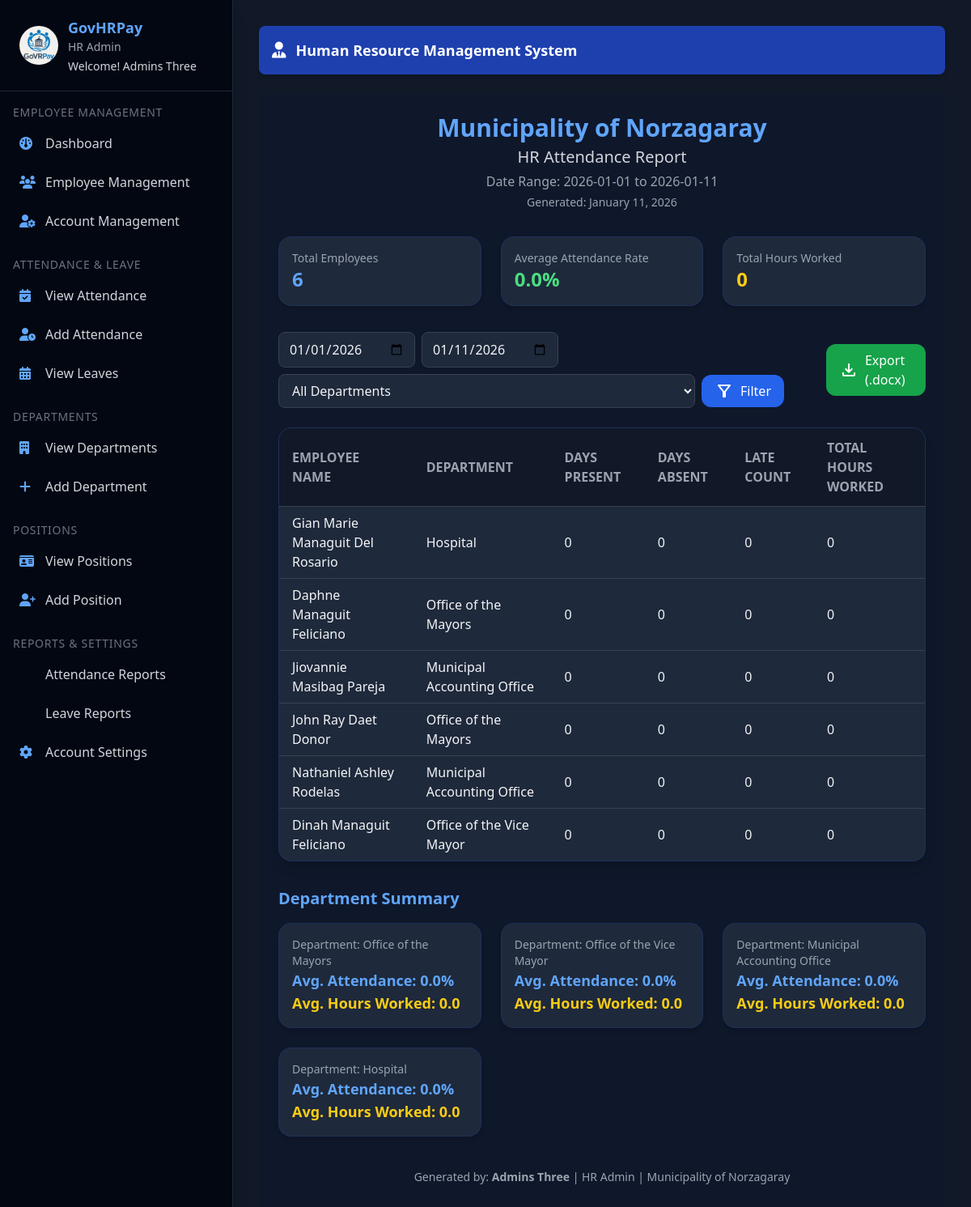
The app's page /hr/admin/attendance-report (signed in) with its own data.
### hr_system/hr/models/user.py (models this page shows, shortened)
class User(UserMixin, db.Model):
    id = db.Column(db.Integer, primary_key=True)
    email = db.Column(db.String(150), unique=True, nullable=False)
    password = db.Column(db.String(150), nullable=False)
    first_name = db.Column(db.String(100), nullable=False)
    last_name = db.Column(db.String(100), nullable=False)
    role = db.Column(db.String(50), nullable=False, default="employee")
    department_id = db.Column(
        db.Integer, db.ForeignKey('department.id', name='fk_user_department_id')
    )
    position = db.Column(db.String(100))
    active = db.Column(db.Boolean, default=True)
    created_at = db.Column(db.DateTime, default=datetime.utcnow)
    last_login = db.Column(db.DateTime)
    managed_department = db.relationship(
        "Department",
        back_populates="head",
        uselist=False,
        foreign_keys="[Department.head_id]"
    )
    employee_profile = db.relationship(
        "Employee",
        back_populates="user",
        uselist=False
    )
    approved_leaves = db.relationship(
        "Leave",
        back_populates="approver",
        lazy=True,
        foreign_keys="[Leave.approved_by]"
    )
    department = db.relationship(
        "Department",
        backref="users",
        foreign_keys=[department_id]
    )
    def get_full_name(self):
        return f"{self.first_name} {self.last_name}"

### hr_system/hr/models/hr_models.py (models this page shows, shortened)
class Department(db.Model):
    __tablename__ = "department"
    id = db.Column(db.Integer, primary_key=True)
    name = db.Column(db.String(100), unique=True, nullable=False)
    description = db.Column(db.Text)
    head_id = db.Column(db.Integer, db.ForeignKey("user.id", name="fk_department_head_id"))
    created_at = db.Column(db.DateTime, default=datetime.utcnow)
    head = db.relationship("User", back_populates="managed_department", foreign_keys=[head_id])
    employees = db.relationship("Employee", back_populates="department", lazy=True)
    positions = db.relationship("Position", back_populates="department", lazy=True)

### hr_system/hr/routes/hr_admin_routes.py (the view)
@hr_admin_bp.route('/attendance-report', methods=['GET'])
@login_required
@admin_required
def attendance_report():
    start_date = request.args.get('start_date')
    end_date = request.args.get('end_date')
    department_id = request.args.get('department_id')
    if not start_date:
        start_date = date.today().replace(day=1)
    else:
        start_date = datetime.strptime(start_date, "%Y-%m-%d").date()
    if not end_date:
        end_date = date.today()
    else:
        end_date = datetime.strptime(end_date, "%Y-%m-%d").date()
    employees_query = Employee.query.filter(Employee.status == "Active")
    if department_id:
        employees_query = employees_query.filter(Employee.department_id == department_id)
    employees = employees_query.all()
    total_employees = len(employees)
    report_data = []
    total_hours_worked = 0
    total_present_days = 0
    for emp in employees:
        emp_attendances = Attendance.query.filter(
            Attendance.employee_id == emp.id,
            Attendance.date >= start_date,
            Attendance.date <= end_date
        ).all()
        days_present = sum(1 for a in emp_attendances if a.status in ["Present", "Late"])
        days_absent = sum(1 for a in emp_attendances if a.status == "Absent")
        late_count = sum(1 for a in emp_attendances if a.status == "Late")
        hours_worked = sum(a.working_hours for a in emp_attendances)
        total_hours_worked += hours_worked
        total_present_days += days_present
        report_data.append({
            "employee_name": emp.get_full_name(),
            "department_name": emp.department.name if emp.department else "",
            "days_present": days_present,
            "days_absent": days_absent,
            "late_count": late_count,
            "total_hours": round(hours_worked, 2)
        })
    avg_attendance_rate = (
        round((total_present_days / (total_employees * ((end_date - start_date).days + 1))) * 100, 2)
        if total_employees > 0 else 0
    )
    department_summary = []
    departments = Department.query.all()
    for dept in departments:
        dept_emps = [e for e in employees if e.department_id == dept.id]
        if not dept_emps:
            continue
        dept_attendance_days = 0
        dept_total_hours = 0
        for emp in dept_emps:
            emp_att = [a for a in report_data if a["employee_name"] == emp.get_full_name()]
            if emp_att:
                dept_attendance_days += emp_att[0]["days_present"]
                dept_total_hours += emp_att[0]["total_hours"]
        num_days = ((end_date - start_date).days + 1) * len(dept_emps)
        avg_att = round((dept_attendance_days / num_days) * 100, 2) if num_days > 0 else 0
        avg_hours = round(dept_total_hours / len(dept_emps), 2) if dept_emps else 0
        department_summary.append({
            "name": dept.name,
            "avg_attendance": avg_att,
            "avg_hours": avg_hours
        })
    return render_template(
        "hr/admin/attendance_reports.html",
        report_data=report_data,
        department_summary=department_summary,
        total_employees=total_employees,
        total_hours_worked=round(total_hours_worked, 2),
        avg_attendance_rate=avg_attendance_rate,
        start_date=start_date,
        end_date=end_date,
        department_id=int(department_id) if department_id else "",
        departments=departments,
        current_date=date.today().strftime("%B %d, %Y"),
        current_user=current_user
    )

### hr_system/hr/__init__.py (called while the page is built)
@login_manager.user_loader
def load_user(user_id):
    return User.query.get(int(user_id))

### hr_system/hr/models/hr_models.py (called while the page is built)
    def get_full_name(self):
        return f"{self.first_name} {self.middle_name or ''} {self.last_name}".strip()

### hr_system/hr/utils.py (called while the page is built)
def admin_required(f):
    @wraps(f)
    def decorated_function(*args, **kwargs):
        if not current_user.is_authenticated or current_user.role != 'admin':
            return jsonify({'error': 'Admin access required'}), 403
        return f(*args, **kwargs)
    return decorated_function

### templates/hr/admin/attendance_reports.html (shortened to what this page needs)
{% extends 'hr/admin/admin_base.html' %}
{% block content %}
<main class="p-6 bg-[#0f172a] min-h-screen text-gray-100">
  <div class="text-center mb-8">
    <h1 class="text-3xl font-bold text-blue-400">Municipality of Norzagaray</h1>
    <h2 class="text-xl text-gray-300 mt-1">HR Attendance Report</h2>
    <p class="text-gray-400 mt-1">
      Date Range: <span class="font-medium">{{ start_date }} to {{ end_date }}</span>
    </p>
    <p class="text-gray-400 text-sm mt-1">Generated: {{ current_date }}</p>
  </div>
  <div class="grid grid-cols-1 md:grid-cols-3 gap-6 mb-8">
    <div class="bg-[#1e293b] p-4 rounded-2xl shadow-md border border-blue-900/40">
      <p class="text-gray-400 text-sm">Total Employees</p>
      <p class="text-2xl font-bold text-blue-400">{{ total_employees }}</p>
    </div>
    <div class="bg-[#1e293b] p-4 rounded-2xl shadow-md border border-blue-900/40">
      <p class="text-gray-400 text-sm">Average Attendance Rate</p>
      <p class="text-2xl font-bold text-green-400">{{ avg_attendance_rate }}%</p>
    </div>
    <div class="bg-[#1e293b] p-4 rounded-2xl shadow-md border border-blue-900/40">
      <p class="text-gray-400 text-sm">Total Hours Worked</p>
      <p class="text-2xl font-bold text-yellow-400">{{ total_hours_worked }}</p>
    </div>
  </div>
  <div class="flex flex-col md:flex-row md:justify-between items-start md:items-center gap-4 mb-6">
    <form method="get" class="flex gap-2 flex-wrap items-center">
      <input type="date" name="start_date" value="{{ start_date }}" class="px-3 py-2 rounded-lg bg-[#1e293b] border border-gray-700 text-gray-100">
      <input type="date" name="end_date" value="{{ end_date }}" class="px-3 py-2 rounded-lg bg-[#1e293b] border border-gray-700 text-gray-100">
      <select name="department_id" class="px-3 py-2 rounded-lg bg-[#1e293b] border border-gray-700 text-gray-100">
        <option value="">All Departments</option>
      </select>
      <button type="submit" class="px-4 py-2 bg-blue-600 hover:bg-blue-700 rounded-xl text-white flex items-center gap-2 transition">
        <span class="material-symbols-outlined">filter_alt</span> Filter
      </button>
    </form>
    <a href="{{ url_for('hr_admin.attendance_report_word', start_date=start_date, end_date=end_date, department_id=department_id) }}"
       class="inline-flex items-center gap-2 bg-green-600 hover:bg-green-700 px-4 py-2 rounded-xl text-white transition">
       <span class="material-symbols-outlined">download</span> Export (.docx)
    </a>
  </div>
  <div class="overflow-x-auto bg-[#1e293b] rounded-2xl shadow-lg border border-blue-900/40">
    <table class="min-w-full divide-y divide-gray-700 text-sm md:text-base table-auto">
      <thead class="bg-[#111827] text-gray-400 uppercase">
        <tr>
          <th class="px-4 py-3 text-left">Employee Name</th>
          <th class="px-4 py-3 text-left">Department</th>
          <th class="px-4 py-3 text-left">Days Present</th>
          <th class="px-4 py-3 text-left">Days Absent</th>
          <th class="px-4 py-3 text-left">Late Count</th>
          <th class="px-4 py-3 text-left">Total Hours Worked</th>
        </tr>
      </thead>
      <tbody class="divide-y divide-gray-700">
        {% for row in report_data %}
        <tr class="hover:bg-[#111827] transition">
          <td class="px-4 py-2">{{ row.employee_name }}</td>
          <td class="px-4 py-2">{{ row.department_name }}</td>
          <td class="px-4 py-2">{{ row.days_present }}</td>
          <td class="px-4 py-2">{{ row.days_absent }}</td>
          <td class="px-4 py-2">{{ row.late_count }}</td>
          <td class="px-4 py-2">{{ row.total_hours }}</td>
        </tr>
        {% else %}
        <tr>
          <td colspan="6" class="text-center py-4 text-gray-400">No attendance records found</td>
        </tr>
        {% endfor %}
      </tbody>
    </table>
  </div>
  {% if department_summary %}
  <div class="mt-8">
    <h3 class="text-xl font-semibold text-blue-400 mb-4">Department Summary</h3>
    <div class="grid grid-cols-1 md:grid-cols-3 gap-6">
      {% for dept in department_summary %}
      <div class="bg-[#1e293b] p-4 rounded-2xl shadow-md border border-blue-900/40">
        <p class="text-gray-400 text-sm">Department: {{ dept.name }}</p>
        <p class="text-lg font-bold text-blue-400">Avg. Attendance: {{ dept.avg_attendance }}%</p>
        <p class="text-lg font-bold text-yellow-400">Avg. Hours Worked: {{ dept.avg_hours }}</p>
      </div>
      {% endfor %}
    </div>
  </div>
  {% endif %}
  <div class="mt-10 text-gray-400 text-sm text-center">
    Generated by: <b>{{ current_user.get_full_name() }}</b> | HR Admin | Municipality of Norzagaray
  </div>
</main>
{% endblock %}

### templates/hr/admin/admin_base.html (shortened to what this page needs)
<!DOCTYPE html>
<html lang="en">
  <head>
    <link
      rel="stylesheet"
      href="https://cdnjs.cloudflare.com/ajax/libs/font-awesome/6.5.1/css/all.min.css"
    />
    <script src="https://cdn.tailwindcss.com"></script>
  </head>
  <body class="bg-gray-900 text-gray-100 flex flex-col md:flex-row min-h-screen font-sans">
    <aside
      id="sidebar"
      class="bg-gray-950 text-white w-64 sm:w-72 flex-shrink-0 fixed md:static inset-y-0 left-0 transform -translate-x-full md:translate-x-0 transition-transform duration-300 z-30 flex flex-col justify-between border-r border-gray-800 shadow-xl"
    >
      <div class="overflow-y-auto flex-grow">
        <div class="flex items-center gap-3 px-6 py-5 border-b border-gray-800 sticky top-0 bg-gray-950 z-10">
          <img
            src="{{ url_for('hr_admin.static', filename='img/logo2.avif') }}"
            alt="Logo"
            class="w-12 h-12 rounded-full object-cover"
          />
          <div>
            <h2 class="text-lg font-semibold text-blue-400">GovHRPay</h2>
            <p class="text-sm text-gray-400">HR Admin</p>
            <p class="text-sm text-gray-300 mt-1">
              Welcome! <span class="font-medium">{{ current_user.get_full_name() }}</span>
            </p>
          </div>
        </div>
        <nav class="mt-4 px-4 text-gray-300">
          {% for section, links in {
            "Employee Management": [
              ("fa-gauge", "Dashboard", "hr_admin.hr_dashboard"),
              ("fa-users", "Employee Management", "hr_admin.view_employees"),
              ("fa-user-gear", "Account Management", "hr_admin.view_users")
            ],
            "Attendance & Leave": [
              ("fa-calendar-check", "View Attendance", "hr_admin.attendance"),
              ("fa-user-clock", "Add Attendance", "hr_admin.add_attendance"),
              ("fa-calendar-days", "View Leaves", "hr_admin.view_leaves")
            ],
            "Departments": [
              ("fa-building", "View Departments", "hr_admin.view_departments"),
              ("fa-plus", "Add Department", "hr_admin.add_department")
            ],
            "Positions": [
              ("fa-id-card", "View Positions", "hr_admin.view_positions"),
              ("fa-user-plus", "Add Position", "hr_admin.add_position")
            ],
            "Reports & Settings": [
              ("fa-file-chart-column", "Attendance Reports", "hr_admin.attendance_report"),
              ("fa-file-chart-line", "Leave Reports", "hr_admin.leave_report"),
              ("fa-gear", "Account Settings", "hr_admin.profile")
            ]
          }.items() %}
          <div class="mb-6">
            <h3 class="text-sm uppercase tracking-wider text-gray-500 mb-2">{{ section }}</h3>
            <ul class="space-y-2">
              {% for icon, text, url in links %}
              <li>
                <a href="{{ url_for(url) }}" class="flex items-center gap-3 p-2 rounded-lg hover:bg-blue-700/40 transition">
                  <i class="fa-solid {{ icon }} text-blue-400 w-5"></i> {{ text }}
                </a>
              </li>
              {% endfor %}
            </ul>
          </div>
        </nav>
      </div>
    </aside>
    <main class="flex-1 p-4 sm:p-6 md:p-8 overflow-y-auto bg-gray-900">
      <div class="bg-blue-800 text-white rounded-lg p-4 mb-6 flex flex-wrap gap-3 items-center justify-between shadow-md sticky top-0 z-10 hidden md:flex">
        <div class="flex items-center gap-3">
          <i class="fa-solid fa-user-tie text-xl"></i>
          <h1 class="text-lg font-semibold">Human Resource Management System</h1>
        </div>
      </div>
      {% block content %}{% endblock %}
    </main>
  </body>
</html>

### records on screen
User: get_full_name "Admins Three"
Department: employee_name "Gian Marie Managuit Del Rosario", department_name "Hospital", days_present "0", days_absent "0", late_count "0", total_hours "0", name "Hospital", avg_attendance "0.0", avg_hours "0.0"
Department: employee_name "Daphne Managuit Feliciano", department_name "Office of the Mayors", days_present "0", days_absent "0", late_count "0", total_hours "0", employee_name "John Ray Daet Donor", name "Office of the Mayors", avg_attendance "0.0", avg_hours "0.0"
Department: employee_name "Jiovannie Masibag Pareja", department_name "Municipal Accounting Office", days_present "0", days_absent "0", late_count "0", total_hours "0", employee_name "Nathaniel Ashley Rodelas", name "Municipal Accounting Office", avg_attendance "0.0", avg_hours "0.0"
Department: employee_name "Dinah Managuit Feliciano", department_name "Office of the Vice Mayor", days_present "0", days_absent "0", late_count "0", total_hours "0", name "Office of the Vice Mayor", avg_attendance "0.0", avg_hours "0.0"

### other values on screen
{{ section }} "EMPLOYEE MANAGEMENT" "ATTENDANCE & LEAVE" "DEPARTMENTS" "POSITIONS" "REPORTS & SETTINGS"
{{ text }} "Dashboard" "Employee Management" "Account Management" "View Attendance" "Add Attendance" "View Leaves" "View Departments" "Add Department" "View Positions" "Add Position" "Attendance Reports" "Leave Reports" "Account Settings"
{{ start_date }} "2026-01-01"
{{ end_date }} "2026-01-11"
{{ total_employees }} "6"
{{ avg_attendance_rate }} "0.0"
{{ total_hours_worked }} "0"
